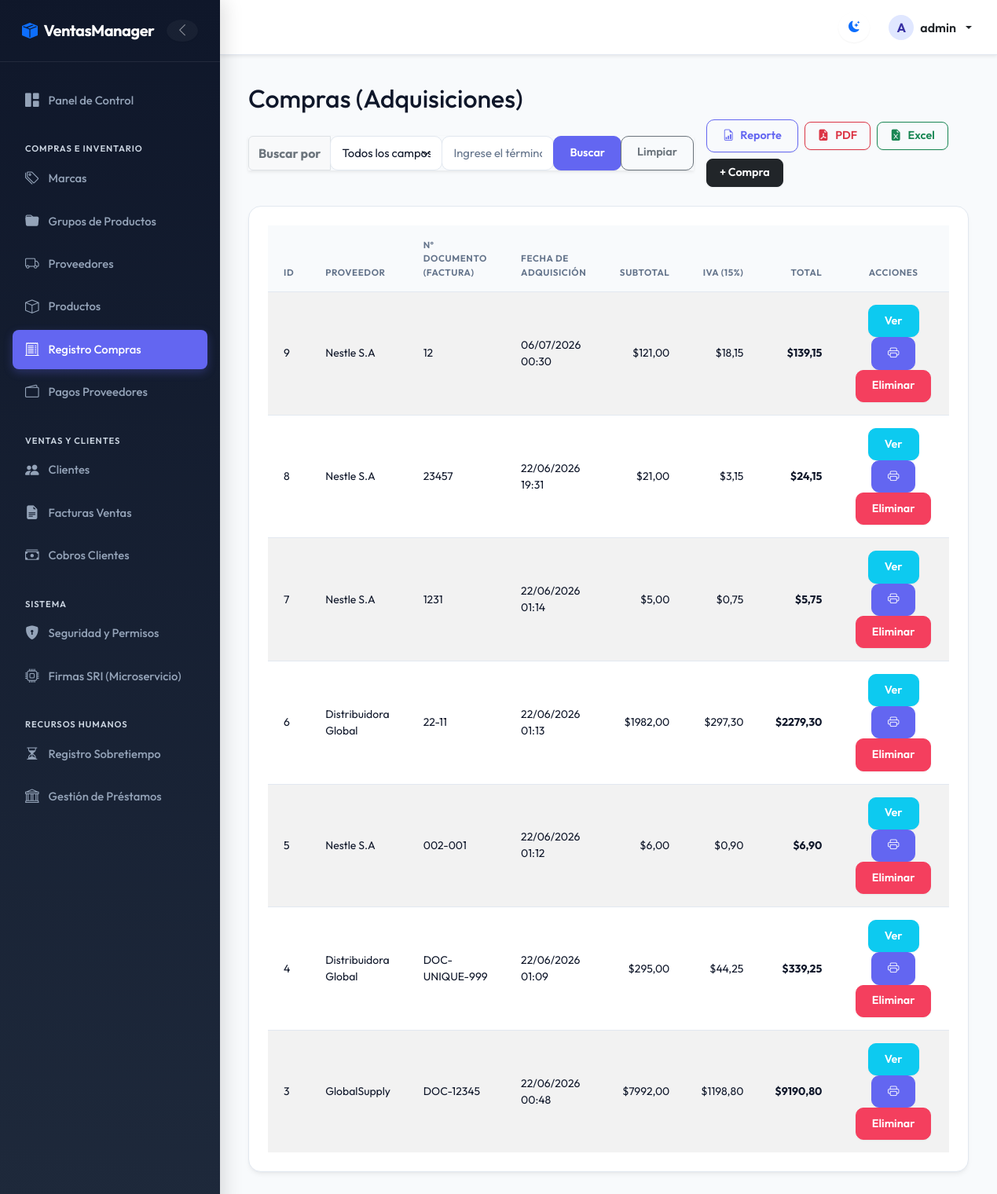
/purchases/ (signed in), run on an earlier commit of the app's database.
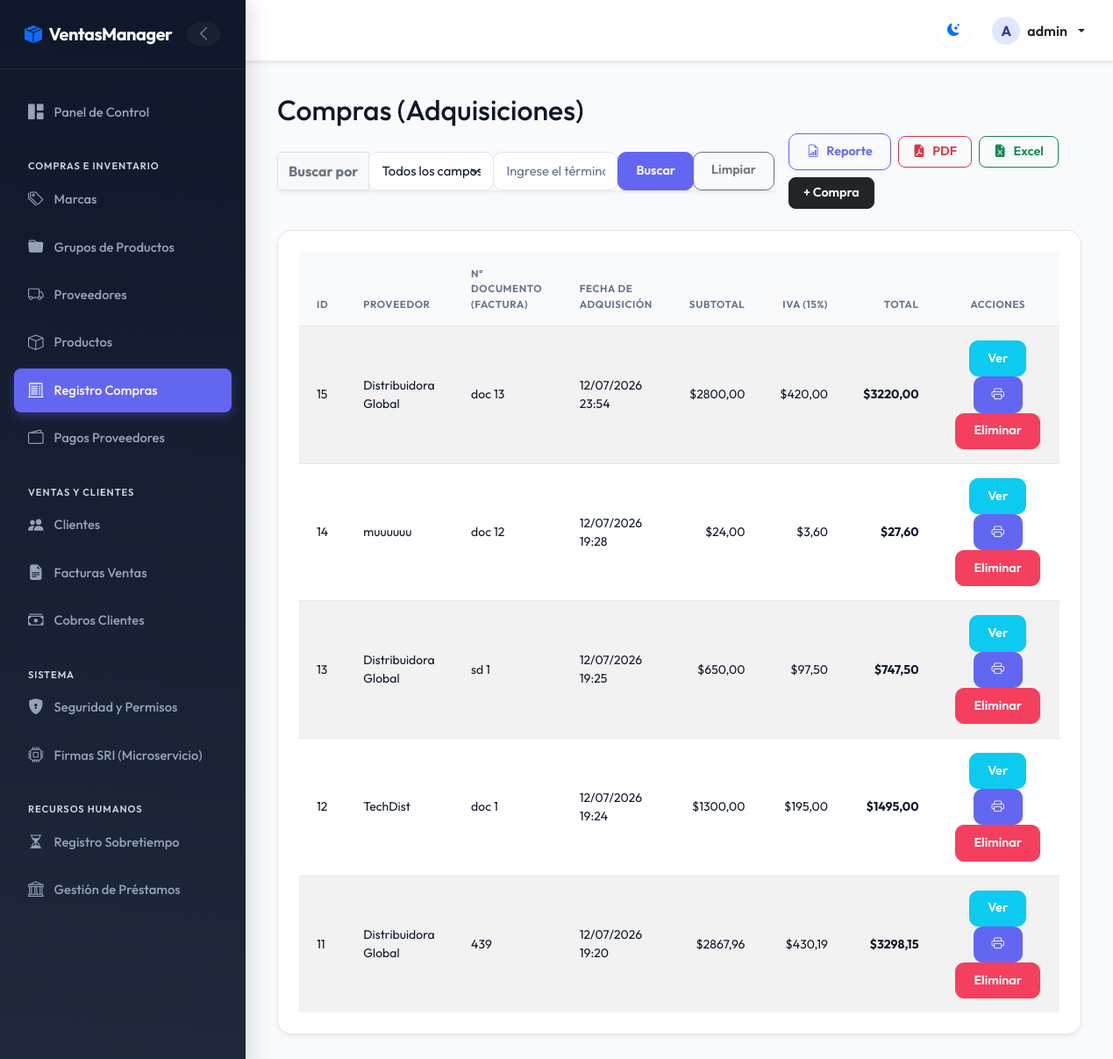
And on a later commit of the database.
### purchasing/models.py (models this page shows, shortened)
class Purchase(models.Model):
    supplier = models.ForeignKey(
        Supplier, on_delete=models.PROTECT, related_name='purchases'
    )
    document_number = models.CharField(
        max_length=20, verbose_name='Supplier Invoice No.'
    )
    purchase_date = models.DateTimeField(auto_now_add=True)
    subtotal = models.DecimalField(max_digits=12, decimal_places=2, default=0)
    tax = models.DecimalField(max_digits=12, decimal_places=2, default=0)
    total = models.DecimalField(max_digits=12, decimal_places=2, default=0)
    is_active = models.BooleanField(default=True)
    tipo_pago = models.CharField(
        max_length=10,
        choices=[('CONTADO', 'Contado'), ('CREDITO', 'Crédito')],
        default='CREDITO',
        verbose_name='Tipo de Pago'
    )
    saldo = models.DecimalField(max_digits=12, decimal_places=2, default=0.00, verbose_name='Saldo')
    estado = models.CharField(
        max_length=15,
        choices=[('PENDIENTE', 'Pendiente'), ('PAGADA', 'Pagada'), ('ANULADA', 'Anulada')],
        default='PENDIENTE',
        verbose_name='Estado'
    )
    class Meta:
        verbose_name = 'Purchase'
        verbose_name_plural = 'Purchases'
        ordering = ['-purchase_date']
        constraints = [
            models.UniqueConstraint(fields=['supplier', 'document_number'], name='unique_supplier_document')
        ]
        permissions = [
            ("download_purchase_pdf", "Can download Purchase PDF report"),
            ("download_purchase_excel", "Can download Purchase Excel report"),
            ("detail_purchase", "Can view Purchase detail page"),
            ("whatsapp_purchase", "Can send Purchase via WhatsApp"),
        ]

### billing/models.py (models this page shows)
class Supplier(models.Model):
    name = models.CharField(max_length=200, verbose_name='Company Name')
    contact_name = models.CharField(max_length=200, blank=True, null=True)
    email = models.EmailField(blank=True, null=True)
    phone = models.CharField(max_length=20, blank=True, null=True)
    address = models.TextField(blank=True, null=True)
    is_active = models.BooleanField(default=True)
    created_at = models.DateTimeField(auto_now_add=True)
    updated_at = models.DateTimeField(auto_now=True)
    class Meta:
        verbose_name = 'Supplier'
        verbose_name_plural = 'Suppliers'
        ordering = ['name']
        permissions = [
            ("download_supplier_pdf", "Can download Supplier PDF report"),
            ("download_supplier_excel", "Can download Supplier Excel report"),
            ("detail_supplier", "Can view Supplier detail modal"),
        ]
    def __str__(self): return self.name

### purchasing/views.py (the view, shortened to what this page needs)
# urls.py: path('', views.purchase_list, name='purchase_list'),
@login_required
@permission_required('purchasing.view_purchase')
def purchase_list(request):
    purchases = Purchase.objects.select_related('supplier').all()
    search_field = request.GET.get('search_field', 'all').strip()
    search_value = request.GET.get('search_value', '').strip()
    context = {
        'items': purchases,
        'search_field': search_field,
        'search_value': search_value,
    }
    return render(request, 'purchasing/purchase_list.html', context)

### billing/context_processors.py (called while the page is built)
def sri_settings(request):
    sri_url = getattr(settings, 'SRI_MICROSERVICE_URL', 'https://sri-microservice.vercel.app/firmar-y-enviar')
    base_url = sri_url.rsplit('/', 1)[0]
    return {
        'SRI_MICROSERVICE_CONFIG_URL': f"{base_url}/configurar"
    }

### security/templatetags/security_tags.py (called while the page is built)
@register.filter(name='has_group')
def has_group(user, group_name):
    if not user.is_authenticated:
        return False
    if user.is_superuser:      # el superusuario ve todo
        return True
    return user.groups.filter(name=group_name).exists()

### purchasing/templates/purchasing/purchase_list.html (shortened to what this page needs)
{% extends 'billing/base.html' %}
{% block content %}
<h2>Compras (Adquisiciones)</h2>
<div class="d-flex flex-column flex-md-row justify-content-between align-items-md-center gap-3 mb-4">
  <form method="get" class="m-0 flex-grow-1" style="max-width: 700px;">
    <div class="input-group shadow-sm">
      <span class="input-group-text bg-light fw-bold text-secondary">Buscar por</span>
      <select name="search_field" id="search_field" class="form-select border-secondary-subtle" style="max-width: 180px;">
        <option value="all" {% if search_field == 'all' or not search_field %}selected{% endif %}>Todos los campos</option>
      </select>
      <input type="text" name="search_value" id="search_value" class="form-control border-secondary-subtle"
        placeholder="Ingrese el término a buscar..." value="{{ search_value|default:'' }}">
      <button type="submit" class="btn btn-primary">Buscar</button>
      <a href="{% url 'purchasing:purchase_list' %}" class="btn btn-outline-secondary">Limpiar</a>
    </div>
  </form>
  <div class="d-flex align-items-center gap-2 flex-wrap ms-md-auto">
    {% if perms.purchasing.view_purchase %}
    <a href="{% url 'purchasing:purchase_report' %}" class="btn btn-outline-primary d-flex align-items-center gap-2 fw-semibold" style="border-radius: 0.5rem; padding: 0.4rem 1rem;">
      <i class="bi bi-file-earmark-bar-graph"></i> Reporte
    </a>
    {% endif %}
    {% if perms.purchasing.download_purchase_pdf %}
    <a href="{% url 'purchasing:purchase_report_pdf' %}" class="btn btn-action-pdf d-flex align-items-center gap-2 fw-semibold">
      <i class="bi bi-file-earmark-pdf-fill"></i> PDF
    </a>
    {% endif %}
    {% if perms.purchasing.download_purchase_excel %}
    <a href="{% url 'purchasing:purchase_report_excel' %}" class="btn btn-action-excel d-flex align-items-center gap-2 fw-semibold">
      <i class="bi bi-file-earmark-excel-fill"></i> Excel
    </a>
    {% endif %}
    {% if perms.purchasing.add_purchase %}
    <a href="{% url 'purchasing:purchase_create' %}" class="btn btn-action-add d-flex align-items-center gap-2 fw-semibold">
      + Compra
    </a>
    {% endif %}
  </div>
</div>
<div class="card shadow-sm border-0">
  <div class="card-body p-0">
    <table class="table table-striped table-hover mb-0">
      <thead class="table-dark">
        <tr>
          <th>ID</th>
          <th>Proveedor</th>
          <th>Nº Documento (Factura)</th>
          <th>Fecha de Adquisición</th>
          <th class="text-end">Subtotal</th>
          <th class="text-end">IVA (15%)</th>
          <th class="text-end">Total</th>
          <th class="text-center">Acciones</th>
        </tr>
      </thead>
      <tbody>
        {% for pur in items %}
        <tr>
          <td>{{ pur.id }}</td>
          <td>{{ pur.supplier }}</td>
          <td>{{ pur.document_number }}</td>
          <td>{{ pur.purchase_date|date:"d/m/Y H:i" }}</td>
          <td class="text-end">${{ pur.subtotal }}</td>
          <td class="text-end">${{ pur.tax }}</td>
          <td class="text-end fw-bold">${{ pur.total }}</td>
          <td class="text-center">
            {% if perms.purchasing.detail_purchase %}
            <a href="{% url 'purchasing:purchase_detail' pur.pk %}" class="btn btn-sm btn-info text-white">Ver</a>
            {% endif %}
            {% if perms.purchasing.download_purchase_pdf %}
            <a href="{% url 'purchasing:purchase_pdf' pur.pk %}" class="btn btn-sm btn-primary" title="Imprimir PDF"><i class="bi bi-printer"></i></a>
            {% endif %}
            {% if perms.purchasing.delete_purchase %}
            <a href="{% url 'purchasing:purchase_delete' pur.pk %}" class="btn btn-sm btn-danger">Eliminar</a>
            {% endif %}
          </td>
        </tr>
        {% empty %}
        <tr>
          <td colspan="8" class="text-center py-4">Aún no hay compras registradas con los filtros seleccionados.</td>
        </tr>
        {% endfor %}
      </tbody>
    </table>
  </div>
</div>
{% endblock %}

### billing/templates/billing/base.html (shortened to what this page needs)
{% load security_tags %}
{% load static %}
<!DOCTYPE html>
<html lang="es">
<head>
  <link href="https://cdn.jsdelivr.net/npm/bootstrap@5.3.0/dist/css/bootstrap.min.css" rel="stylesheet">
  <link rel="stylesheet" href="https://cdn.jsdelivr.net/npm/bootstrap-icons@1.10.5/font/bootstrap-icons.css">
  <link rel="stylesheet" href="{% static 'css/custom.css' %}">
</head>
<body>
  <div class="app-container {% if not user.is_authenticated %}no-sidebar{% endif %}" id="appContainer">
    {% if user.is_authenticated %}
    <aside class="sidebar" id="sidebar">
      <div class="sidebar-header d-flex align-items-center justify-content-between">
        <a class="sidebar-brand d-flex align-items-center gap-2" href="{% url 'billing:home' %}">
          <i class="bi bi-box-seam-fill text-primary"></i>
          <span>VentasManager</span>
        </a>
        <button id="sidebarToggleCompact" class="btn btn-link text-white-50 p-0 border-0 d-none d-lg-flex align-items-center justify-content-center" style="width: 28px; height: 28px; border-radius: 50% !important; transition: all 0.2s;" title="Compactar menú">
          <i id="compactIcon" class="bi bi-chevron-left" style="font-size: 1.1rem;"></i>
        </button>
      </div>
      <div class="sidebar-content">
        <ul class="sidebar-menu">
            <li class="sidebar-item">
              <a href="{% url 'billing:home' %}" class="sidebar-link {% if request.resolver_match.view_name == 'billing:home' %}active{% endif %}">
                <i class="bi bi-grid-1x2-fill"></i> <span>Panel de Control</span>
              </a>
            </li>
            {% if user|has_group:'Compras' or user|has_group:'Administrador' or user|has_group:'Gerente' %}
            <li class="sidebar-category">Compras e Inventario</li>
            <li class="sidebar-item">
              <a href="{% url 'billing:brand_list' %}" class="sidebar-link {% if 'brand' in request.path %}active{% endif %}">
                <i class="bi bi-tags"></i> <span>Marcas</span>
              </a>
            </li>
            <li class="sidebar-item">
              <a href="{% url 'billing:productgroup_list' %}" class="sidebar-link {% if 'productgroup' in request.path %}active{% endif %}">
                <i class="bi bi-folder-fill"></i> <span>Grupos de Productos</span>
              </a>
            </li>
            <li class="sidebar-item">
              <a href="{% url 'billing:supplier_list' %}" class="sidebar-link {% if 'supplier' in request.path %}active{% endif %}">
                <i class="bi bi-truck"></i> <span>Proveedores</span>
              </a>
            </li>
            <li class="sidebar-item">
              <a href="{% url 'billing:product_list' %}" class="sidebar-link {% if 'product/' in request.path or 'product_list' in request.resolver_match.view_name %}active{% endif %}">
                <i class="bi bi-box"></i> <span>Productos</span>
              </a>
            </li>
            <li class="sidebar-item">
              <a href="{% url 'purchasing:purchase_list' %}" class="sidebar-link {% if 'purchases' in request.path %}active{% endif %}">
                <i class="bi bi-receipt-cutoff"></i> <span>Registro Compras</span>
              </a>
            </li>
            <li class="sidebar-item">
              <a href="{% url 'pagos:pagos_compras_home' %}" class="sidebar-link {% if 'cobros/compras' in request.path or 'cobros/pagar' in request.path %}active{% endif %}">
                <i class="bi bi-wallet2"></i> <span>Pagos Proveedores</span>
              </a>
            </li>
            {% endif %}
            {% if user|has_group:'Ventas' or user|has_group:'Administrador' or user|has_group:'Gerente' %}
            <li class="sidebar-category">Ventas y Clientes</li>
            <li class="sidebar-item">
              <a href="{% url 'billing:customer_list' %}" class="sidebar-link {% if 'customer' in request.path %}active{% endif %}">
                <i class="bi bi-people-fill"></i> <span>Clientes</span>
              </a>
            </li>
            <li class="sidebar-item">
              <a href="{% url 'billing:invoice_list' %}" class="sidebar-link {% if 'invoice' in request.path %}active{% endif %}">
                <i class="bi bi-file-earmark-text-fill"></i> <span>Facturas Ventas</span>
              </a>
            </li>
            <li class="sidebar-item">
              <a href="{% url 'pagos:pagos_home' %}" class="sidebar-link {% if 'cobros/' in request.path and not 'compras' in request.path and not 'pagar' in request.path %}active{% endif %}">
                <i class="bi bi-cash-stack"></i> <span>Cobros Clientes</span>
              </a>
            </li>
            {% endif %}
            {% if user|has_group:'Administrador' %}
            <li class="sidebar-category">Sistema</li>
            <li class="sidebar-item">
              <a href="{% url 'security:security_home' %}" class="sidebar-link {% if 'security' in request.path %}active{% endif %}">
                <i class="bi bi-shield-lock-fill"></i> <span>Seguridad y Permisos</span>
              </a>
            </li>
            <li class="sidebar-item">
              <a href="{{ SRI_MICROSERVICE_CONFIG_URL }}" target="_blank" class="sidebar-link">
                <i class="bi bi-cpu"></i> <span>Firmas SRI (Microservicio)</span>
              </a>
            </li>
            {% endif %}
            {% if user|has_group:'Administrador' %}
            <li class="sidebar-category">Recursos Humanos</li>
            <li class="sidebar-item">
                <a href="{% url 'rrhh:sobretiempo_list' %}" class="sidebar-link {% if 'sobretiempo' in request.path %}active{% endif %}">
                    <i class="bi bi-hourglass-split"></i> <span>Registro Sobretiempo</span>
                </a>
            </li>
            <li class="sidebar-item">
                <a href="{% url 'rrhh:prestamo_list' %}" class="sidebar-link {% if 'prestamo' in request.path %}active{% endif %}">
                    <i class="bi bi-bank"></i> <span>Gestión de Préstamos</span>
                </a>
            </li>
            {% endif %}
        </ul>
      </div>
    </aside>
    {% endif %}
    <div class="main-wrapper">
      <header class="topbar shadow-sm">
        <div class="topbar-actions">
          <button id="themeToggle" class="btn btn-link text-body p-2 border-0" aria-label="Cambiar tema" style="font-size: 1.25rem; display: flex; align-items: center; justify-content: center; width: 38px; height: 38px; border-radius: 50% !important; background: transparent;">
            <i id="themeToggleIcon" class="bi bi-moon-stars-fill text-primary"></i>
          </button>
          {% if user.is_authenticated %}
          <div class="dropdown">
            <a class="dropdown-toggle text-body text-decoration-none fw-semibold d-flex align-items-center gap-2" href="#" id="userMenu" data-bs-toggle="dropdown" aria-expanded="false">
              <div class="rounded-circle bg-primary-subtle text-primary d-flex align-items-center justify-content-center text-uppercase fw-bold" style="width: 32px; height: 32px;">
                {{ user.username|slice:":1" }}
              </div>
              <span class="d-none d-sm-inline">{{ user.username }}</span>
            </a>
          </div>
          {% else %}
          <a href="{% url 'login' %}" class="btn btn-primary btn-sm">Iniciar Sesión</a>
          {% endif %}
        </div>
      </header>
      <main class="main-content">
        {% block content %}{% endblock %}
      </main>
    </div>
  </div>
</body>
</html>

What changed in the data, as far as the page shows it:
removed Purchase: id "9", supplier "Nestle S.A", document_number "12", purchase_date "06/07/2026 00:30", subtotal "121,00", tax "18,15", total "139,15"
removed Purchase: id "8", supplier "Nestle S.A", document_number "23457", purchase_date "22/06/2026 19:31", subtotal "21,00", tax "3,15", total "24,15"
removed Purchase: id "7", supplier "Nestle S.A", document_number "1231", purchase_date "22/06/2026 01:14", subtotal "5,00", tax "0,75", total "5,75"
removed Purchase: id "6", supplier "Distribuidora Global", document_number "22-11", purchase_date "22/06/2026 01:13", subtotal "1982,00", tax "297,30", total "2279,30"
removed Purchase: id "5", supplier "Nestle S.A", document_number "002-001", purchase_date "22/06/2026 01:12", subtotal "6,00", tax "0,90", total "6,90"
removed Purchase: id "4", supplier "Distribuidora Global", document_number "DOC-UNIQUE-999", purchase_date "22/06/2026 01:09", subtotal "295,00", tax "44,25", total "339,25"
removed Purchase: id "3", supplier "GlobalSupply", document_number "DOC-12345", purchase_date "22/06/2026 00:48", subtotal "7992,00", tax "1198,80", total "9190,80"
added Purchase: id "15", supplier "Distribuidora Global", document_number "doc 13", purchase_date "12/07/2026 23:54", subtotal "2800,00", tax "420,00", total "3220,00"
added Purchase: id "14", supplier "muuuuuu", document_number "doc 12", purchase_date "12/07/2026 19:28", subtotal "24,00", tax "3,60", total "27,60"
added Purchase: id "13", supplier "Distribuidora Global", document_number "sd 1", purchase_date "12/07/2026 19:25", subtotal "650,00", tax "97,50", total "747,50"
added Purchase: id "12", supplier "TechDist", document_number "doc 1", purchase_date "12/07/2026 19:24", subtotal "1300,00", tax "195,00", total "1495,00"
added Purchase: id "11", supplier "Distribuidora Global", document_number "439", purchase_date "12/07/2026 19:20", subtotal "2867,96", tax "430,19", total "3298,15"
